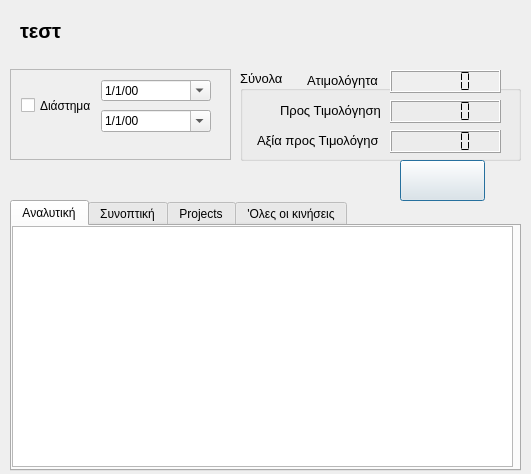
<?xml version="1.0" encoding="UTF-8"?>
<ui version="4.0">
 <class>invoice_customer</class>
 <widget class="QDialog" name="invoice_customer">
  <property name="geometry">
   <rect>
    <x>0</x>
    <y>0</y>
    <width>531</width>
    <height>474</height>
   </rect>
  </property>
  <property name="windowTitle">
   <string>Τιμολόγηση</string>
  </property>
  <widget class="QTabWidget" name="tabWidget">
   <property name="geometry">
    <rect>
     <x>10</x>
     <y>200</y>
     <width>511</width>
     <height>271</height>
    </rect>
   </property>
   <property name="currentIndex">
    <number>0</number>
   </property>
   <widget class="QWidget" name="tab">
    <attribute name="title">
     <string>Αναλυτική</string>
    </attribute>
    <widget class="QTableView" name="tableView">
     <property name="geometry">
      <rect>
       <x>0</x>
       <y>0</y>
       <width>501</width>
       <height>241</height>
      </rect>
     </property>
    </widget>
   </widget>
   <widget class="QWidget" name="tab_2">
    <attribute name="title">
     <string>Συνοπτική</string>
    </attribute>
    <widget class="QTableView" name="tableView_2">
     <property name="geometry">
      <rect>
       <x>0</x>
       <y>0</y>
       <width>501</width>
       <height>241</height>
      </rect>
     </property>
    </widget>
   </widget>
   <widget class="QWidget" name="tab_4">
    <attribute name="title">
     <string>Projects</string>
    </attribute>
    <widget class="QTableView" name="tableView_4">
     <property name="geometry">
      <rect>
       <x>0</x>
       <y>0</y>
       <width>501</width>
       <height>241</height>
      </rect>
     </property>
    </widget>
   </widget>
   <widget class="QWidget" name="tab_3">
    <attribute name="title">
     <string>'Ολες οι κινήσεις</string>
    </attribute>
    <widget class="QTableView" name="tableView_3">
     <property name="geometry">
      <rect>
       <x>0</x>
       <y>0</y>
       <width>501</width>
       <height>241</height>
      </rect>
     </property>
    </widget>
   </widget>
  </widget>
  <widget class="QLabel" name="label">
   <property name="geometry">
    <rect>
     <x>20</x>
     <y>10</y>
     <width>491</width>
     <height>41</height>
    </rect>
   </property>
   <property name="font">
    <font>
     <pointsize>15</pointsize>
     <weight>75</weight>
     <bold>true</bold>
    </font>
   </property>
   <property name="text">
    <string>τεστ</string>
   </property>
  </widget>
  <widget class="QScrollArea" name="scrollArea">
   <property name="geometry">
    <rect>
     <x>10</x>
     <y>69</y>
     <width>221</width>
     <height>91</height>
    </rect>
   </property>
   <property name="widgetResizable">
    <bool>true</bool>
   </property>
   <widget class="QWidget" name="scrollAreaWidgetContents">
    <property name="geometry">
     <rect>
      <x>0</x>
      <y>0</y>
      <width>219</width>
      <height>89</height>
     </rect>
    </property>
    <widget class="QDateEdit" name="dateEdit">
     <property name="geometry">
      <rect>
       <x>90</x>
       <y>10</y>
       <width>110</width>
       <height>21</height>
      </rect>
     </property>
     <property name="displayFormat">
      <string>d/M/yy</string>
     </property>
     <property name="calendarPopup">
      <bool>true</bool>
     </property>
    </widget>
    <widget class="QDateEdit" name="dateEdit_2">
     <property name="geometry">
      <rect>
       <x>90</x>
       <y>40</y>
       <width>110</width>
       <height>22</height>
      </rect>
     </property>
     <property name="displayFormat">
      <string>d/M/yy</string>
     </property>
     <property name="calendarPopup">
      <bool>true</bool>
     </property>
    </widget>
    <widget class="QCheckBox" name="checkBox">
     <property name="geometry">
      <rect>
       <x>10</x>
       <y>20</y>
       <width>71</width>
       <height>31</height>
      </rect>
     </property>
     <property name="text">
      <string>Διάστημα</string>
     </property>
    </widget>
   </widget>
  </widget>
  <widget class="QGroupBox" name="groupBox">
   <property name="geometry">
    <rect>
     <x>240</x>
     <y>70</y>
     <width>281</width>
     <height>91</height>
    </rect>
   </property>
   <property name="font">
    <font>
     <pointsize>10</pointsize>
    </font>
   </property>
   <property name="title">
    <string>Σύνολα</string>
   </property>
   <widget class="QLabel" name="label_2">
    <property name="geometry">
     <rect>
      <x>67</x>
      <y>0</y>
      <width>81</width>
      <height>21</height>
     </rect>
    </property>
    <property name="text">
     <string>Ατιμολόγητα</string>
    </property>
   </widget>
   <widget class="QLabel" name="label_3">
    <property name="geometry">
     <rect>
      <x>40</x>
      <y>30</y>
      <width>101</width>
      <height>21</height>
     </rect>
    </property>
    <property name="text">
     <string>Προς Τιμολόγηση</string>
    </property>
   </widget>
   <widget class="QLabel" name="label_4">
    <property name="geometry">
     <rect>
      <x>17</x>
      <y>60</y>
      <width>121</width>
      <height>21</height>
     </rect>
    </property>
    <property name="text">
     <string>Αξία προς Τιμολόγηση</string>
    </property>
   </widget>
   <widget class="QLCDNumber" name="lcdAtimol">
    <property name="geometry">
     <rect>
      <x>150</x>
      <y>0</y>
      <width>111</width>
      <height>23</height>
     </rect>
    </property>
    <property name="font">
     <font>
      <weight>75</weight>
      <bold>true</bold>
     </font>
    </property>
    <property name="autoFillBackground">
     <bool>true</bool>
    </property>
    <property name="frameShape">
     <enum>QFrame::Box</enum>
    </property>
    <property name="segmentStyle">
     <enum>QLCDNumber::Flat</enum>
    </property>
   </widget>
   <widget class="QLCDNumber" name="lcdTimol">
    <property name="geometry">
     <rect>
      <x>150</x>
      <y>30</y>
      <width>111</width>
      <height>23</height>
     </rect>
    </property>
    <property name="segmentStyle">
     <enum>QLCDNumber::Flat</enum>
    </property>
   </widget>
   <widget class="QLCDNumber" name="lcdAjia">
    <property name="geometry">
     <rect>
      <x>150</x>
      <y>60</y>
      <width>111</width>
      <height>23</height>
     </rect>
    </property>
    <property name="segmentStyle">
     <enum>QLCDNumber::Flat</enum>
    </property>
   </widget>
  </widget>
  <widget class="QPushButton" name="pushInvoice">
   <property name="geometry">
    <rect>
     <x>400</x>
     <y>160</y>
     <width>85</width>
     <height>41</height>
    </rect>
   </property>
   <property name="toolTip">
    <string>Τιμολόγηση</string>
   </property>
   <property name="text">
    <string/>
   </property>
  </widget>
 </widget>
 <resources/>
 <connections/>
</ui>
